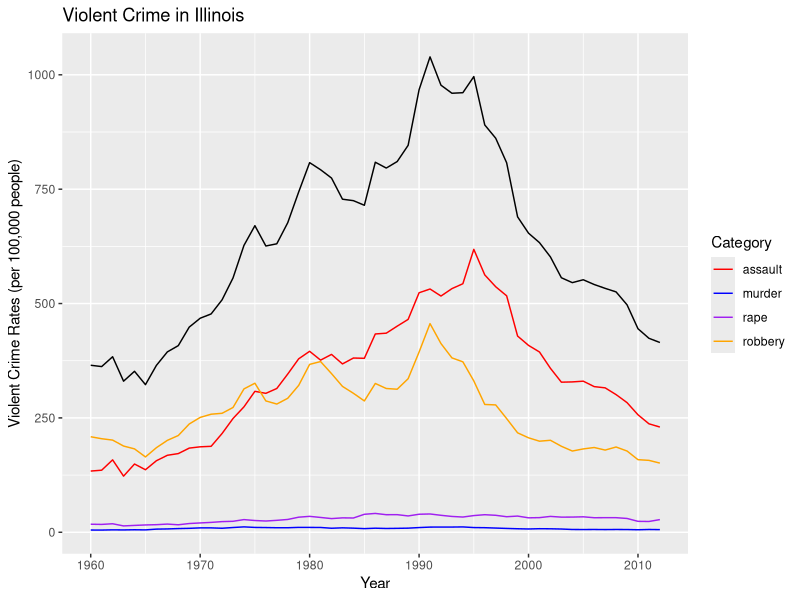
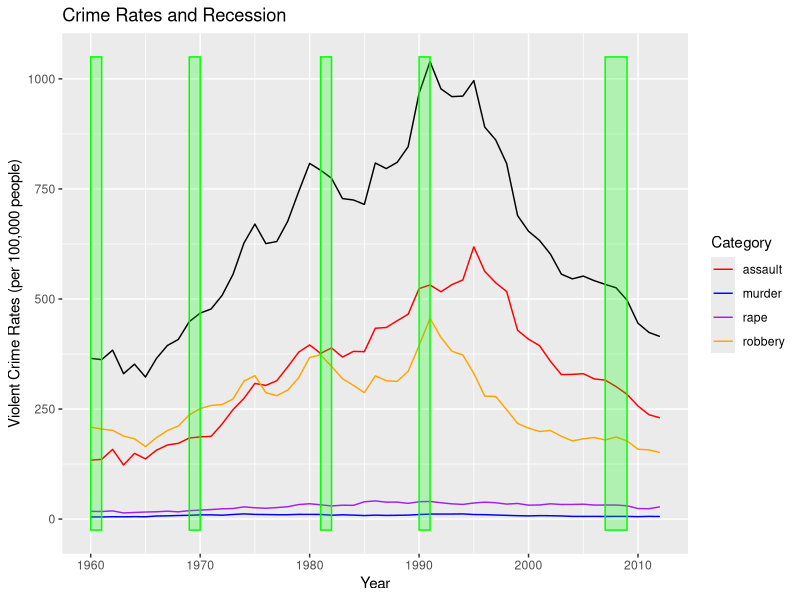
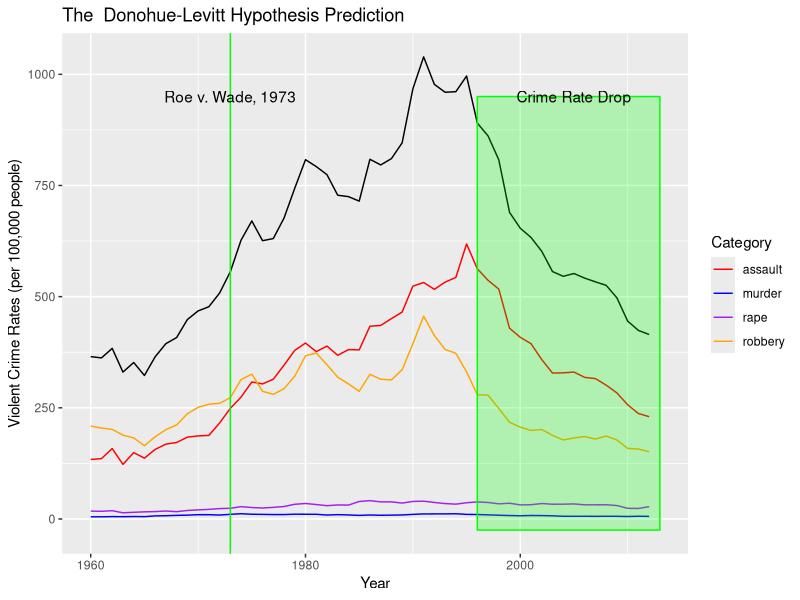
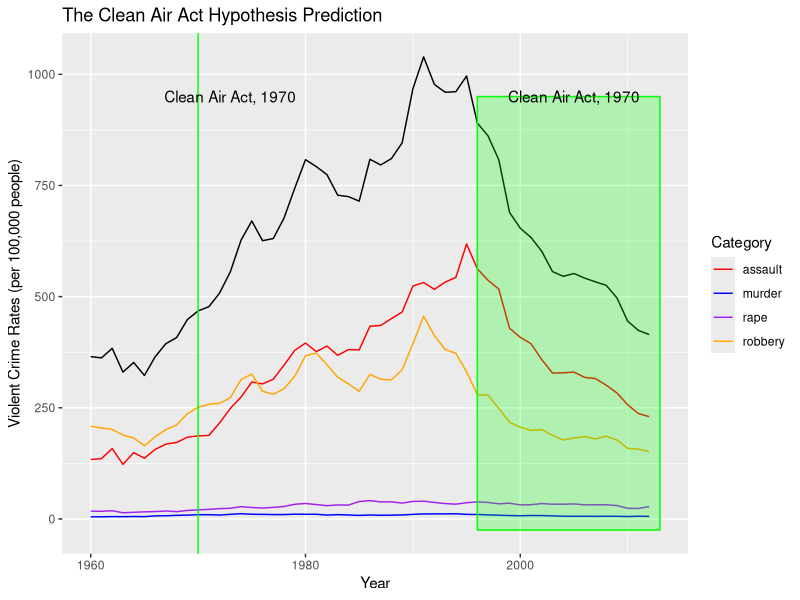

These charts were generated, in order, by the following R code:
## ---- chunk 1
knitr::opts_chunk$set(echo = TRUE)
library(ggplot2)
library(readxl)
## ---- chunk 2

state_crime <- read.csv("state_crime.csv")

## ---- chunk 3

base_plot <- ggplot(state_crime, aes(x = Year)) +
  
  # I saw I could use melt() to simplify this process but I wasn't sure I understood it very well
  geom_line(aes(y = Data.Rates.Violent.All)) +
  geom_line(aes(y = Data.Rates.Violent.Assault, color = "assault")) +
  geom_line(aes(y = Data.Rates.Violent.Murder, color = "murder")) +
  geom_line(aes(y = Data.Rates.Violent.Rape, color = "rape")) +
  geom_line(aes(y = Data.Rates.Violent.Robbery, color = "robbery")) +
  
  # manually added legend
  scale_color_manual(name = "Category", values = c(assault = "red", robbery = "orange", rape = "purple", murder = "blue")) +
  labs(y = "Violent Crime Rates (per 100,000 people)", x = "Year") 

  
  base_plot +
    ggtitle("Violent Crime in Illinois") 


## ---- chunk 4

base_plot +
  annotate("rect", xmin = 1960, xmax = 1961, ymin = -25, ymax = 1050, color = "green", fill = "green", alpha = 0.25) +
  annotate("rect", xmin = 1969, xmax = 1970, ymin = -25, ymax = 1050, color = "green", fill = "green", alpha = 0.25) +
  annotate("rect", xmin = 1981, xmax = 1982, ymin = -25, ymax = 1050, color = "green", fill = "green", alpha = 0.25) +
  annotate("rect", xmin = 1990, xmax = 1991, ymin = -25, ymax = 1050, color = "green", fill = "green", alpha = 0.25) +
  annotate("rect", xmin = 2007, xmax = 2009, ymin = -25, ymax = 1050, color = "green", fill = "green", alpha = 0.25) +
  ggtitle("Crime Rates and Recession")
  
## ---- chunk 5

roe_v_wade <- base_plot + 
  geom_vline(xintercept = 1973, color = "green") +
  annotate("text", x = 1973, y = 950, label = "Roe v. Wade, 1973") +
  annotate("rect", xmin = 1996, xmax = 2013, ymin = -25, ymax = 950, color = "green", fill = "green", alpha = 0.25) +
  annotate("text", x = 2005, y = 950, label = "Crime Rate Drop") +
  ggtitle("The  Donohue-Levitt Hypothesis Prediction")

roe_v_wade

## ---- chunk 6

clean_air_act <- base_plot + 
  geom_vline(xintercept = 1970, color = "green") +
  annotate("text", x = 1973, y = 950, label = "Clean Air Act, 1970") +
  annotate("rect", xmin = 1996, xmax = 2013, ymin = -25, ymax = 950, color = "green", fill = "green", alpha = 0.25) +
  annotate("text", x = 2005, y = 950, label = "Clean Air Act, 1970") +
  ggtitle("The Clean Air Act Hypothesis Prediction")

clean_air_act

